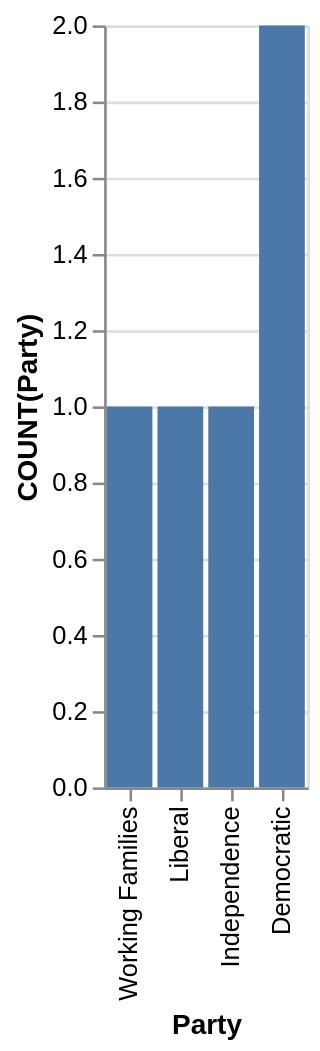

Source (Vega-Lite JSON):
### Vega-Lite specification from a JSON file in a GitHub repository (floating-point values rounded to 4 significant figures)
{"data": {"values": [{"x_data": "Working Families", "y_data": 1}, {"x_data": "Liberal", "y_data": 1}, {"x_data": "Independence", "y_data": 1}, {"x_data": "Democratic", "y_data": 2}]}, "mark": "bar", "encoding": {"x": {"field": "x_data", "type": "nominal", "title": "Party", "sort": "descending"}, "y": {"field": "y_data", "type": "quantitative", "title": "COUNT(Party)"}}}
